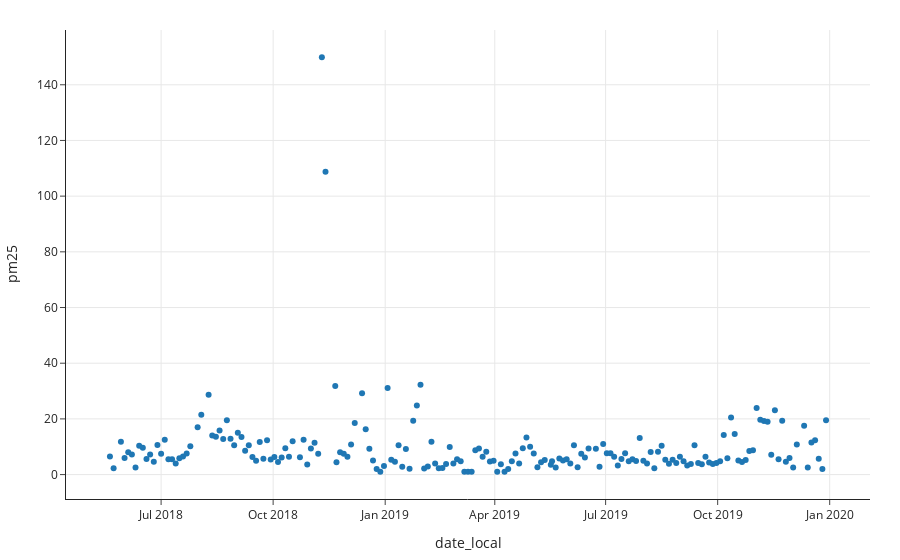

Write notebook code for a chart like this one.
### Markdown cell above
### Checking the Validity of `pm25`

### Code cell
px.scatter(aqs, x='date_local', y='pm25')

### Figure 1 — Plotly figure (JSON) as saved in the notebook; plotly's stock layout.template omitted (floating-point values rounded to 4 significant figures; data arrays with more than 128 entries replaced by an {"elided": "..."} marker saying what was removed)
{"data": [{"hovertemplate": "date_local=%{x}<br>pm25=%{y}<extra></extra>", "legendgroup": "", "marker": {"color": "#1F77B4", "symbol": "circle"}, "mode": "markers", "name": "", "orientation": "v", "showlegend": false, "type": "scatter", "x": {"elided": "189 str values"}, "xaxis": "x", "y": {"elided": "189 float values"}, "yaxis": "y"}], "layout": {"legend": {"tracegroupgap": 0}, "xaxis": {"anchor": "y", "domain": [0, 1], "title": {"text": "date_local"}}, "yaxis": {"anchor": "x", "domain": [0, 1], "title": {"text": "pm25"}}}}
